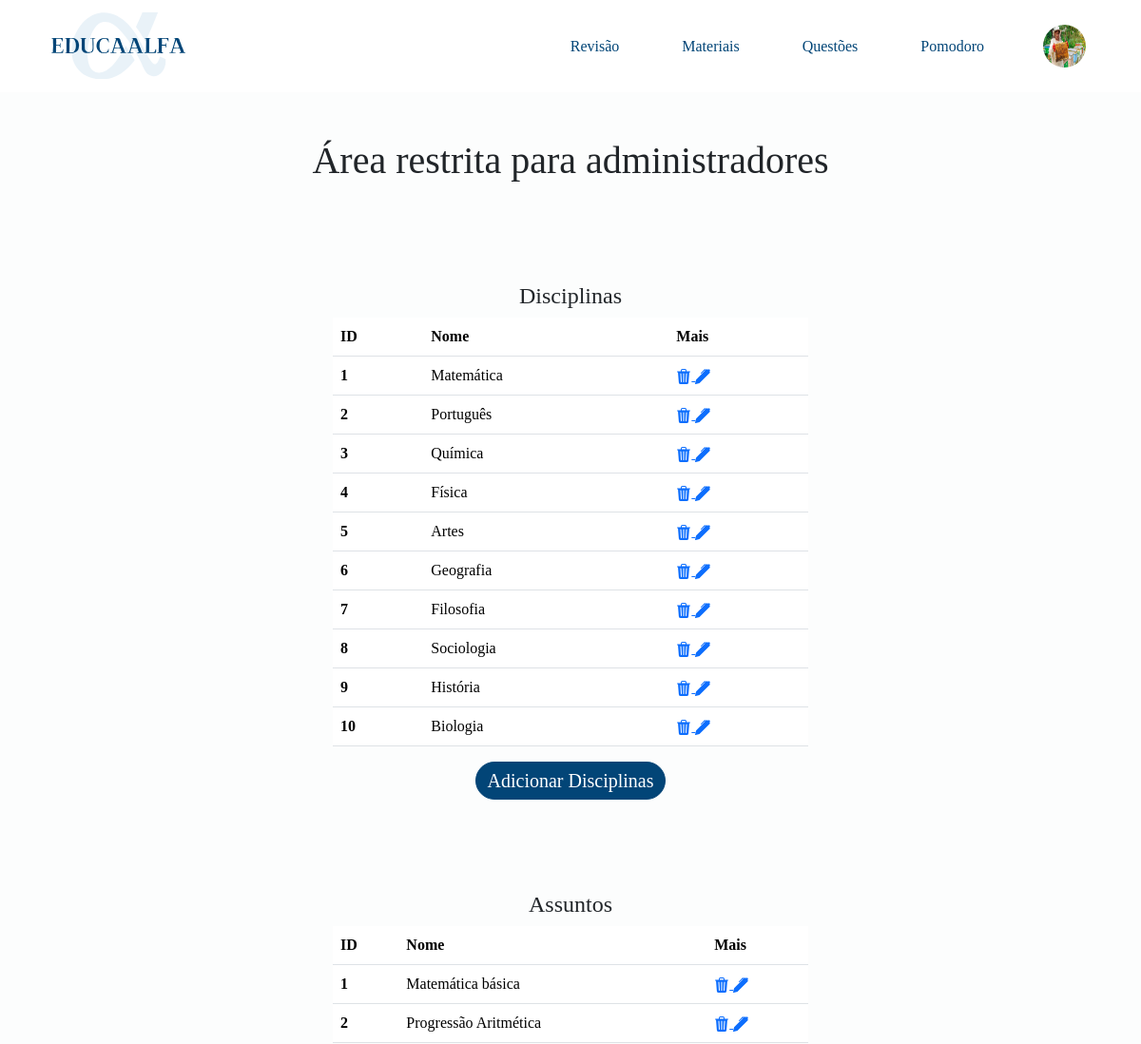
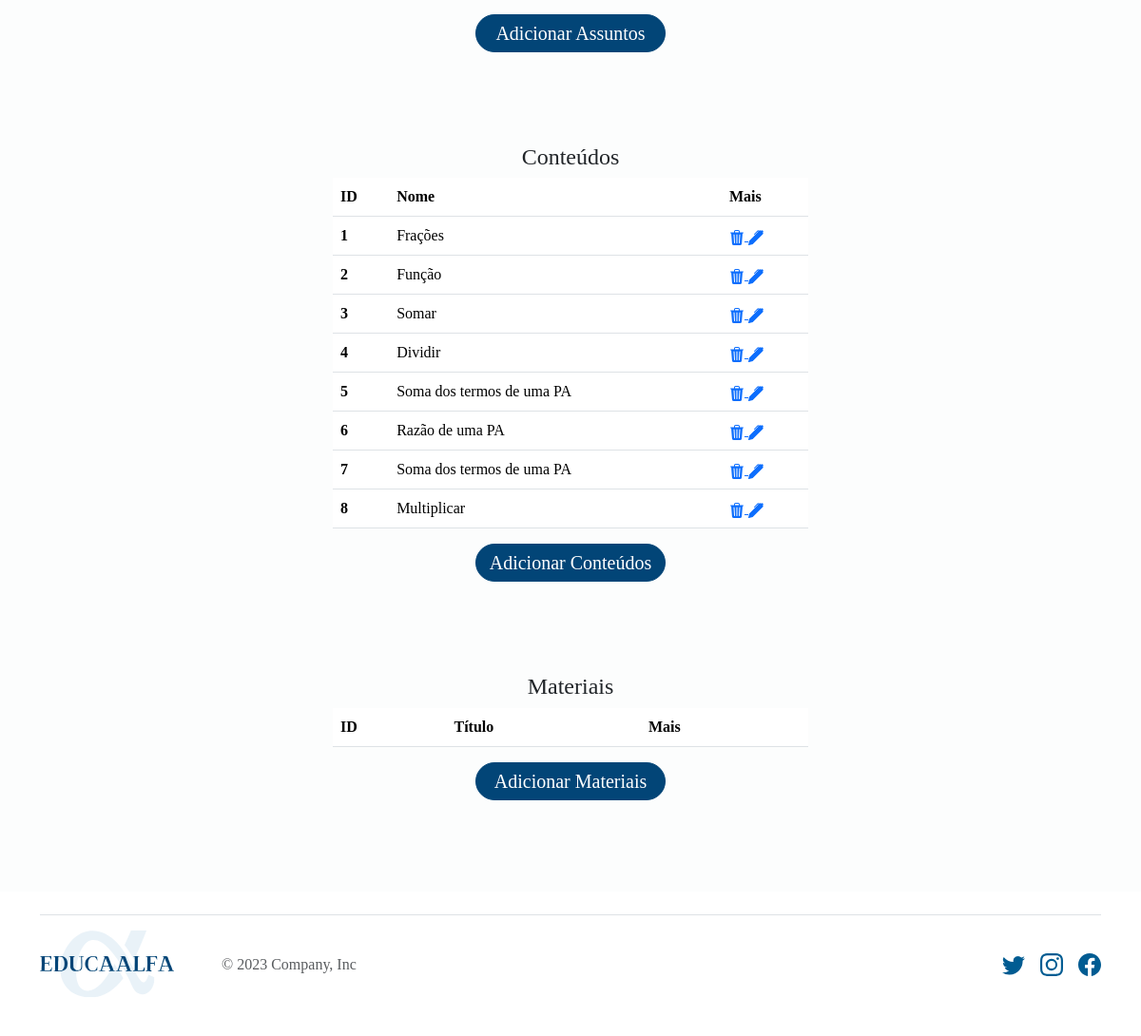
/arearestrita (signed in), run on the app's committed database (2 pictures, top to bottom).
### core/models.py (models this page shows)
class Profile(models.Model):
    user = models.OneToOneField(User, on_delete=models.CASCADE)
    email = models.EmailField()
    telefone = models.CharField(max_length=11)
    endereco = models.CharField(max_length=200)
    image = models.ImageField(default='perfil/img/personcircle.png', upload_to='perfil/img')

### materiais/models.py (models this page shows, shortened)
class Disciplina(models.Model):
    nome = models.CharField(max_length=100, default="")
    imagem = models.FileField(upload_to='materiais/img/')

class Assunto(models.Model):
    disciplina = models.ForeignKey(Disciplina, on_delete=models.CASCADE)
    nome = models.CharField(max_length=150, default="")

class Conteudo(models.Model):
    disciplina = models.ForeignKey(Disciplina, on_delete=models.CASCADE)
    assunto = models.ForeignKey(Assunto, on_delete=models.CASCADE)
    nome = models.CharField(max_length=250)

### core/views/home.py (the view)
# urls.py: path('arearestrita',arearestrita, name='arearestrita'),
@user_passes_test(superuser)
def arearestrita(request):
    disciplinas = Disciplina.objects.all()
    assuntos = Assunto.objects.all()
    conteudos = Conteudo.objects.all()
    materiais = Materiais.objects.all()
    context = {
        'disciplinas': disciplinas,
        'assuntos': assuntos,
        'conteudos': conteudos,
        'materiais': materiais,
    }
    return render(request, 'core/pages/arearestrita.html', context)

### core/views/auth.py (called while the page is built)
def superuser(user):
    return user.is_superuser

### core/templates/core/pages/arearestrita.html (shortened to what this page needs)
{% extends 'base.html' %}
{% load static %}
{% block head%}
<link rel="stylesheet" href="{% static 'materiais\css\style.css' %}">
{% endblock %}
{% block content %}
<div class="m-auto">
    <h1 class="d-flex justify-content-center p-5">Área restrita para administradores</h1>
    <br><br>
    <div class="m-auto" style="max-width: 500px;">
        <h4 class="d-flex justify-content-center">Disciplinas</h4>
        <table class="table table-hover">
            <thead>
                <tr>
                    <th scope="col">ID</th>
                    <th scope="col">Nome</th>
                    <th scope="col">Mais</th>
                </tr>
            </thead>
            <tbody>
                {% for disciplina in disciplinas %}
                <tr>
                    <th scope="row">{{ disciplina.id }}</th>
                    <td>{{ disciplina.nome }}</td>
                    <td>
                        <a href="{% url 'disciplina_remover' id=disciplina.id %}">
                        </a>
                        <a href="{% url 'disciplina_editar' id=disciplina.id %}">
                        </a>
                    </td>
                </tr>
                {% endfor %}
            </tbody>
        </table>
        <div class="bmateriais">
        <a  href="{% url 'disciplina_criar' %}">Adicionar Disciplinas</a>
            </div>
        <br><br> <br><br>
        <h4 class="d-flex justify-content-center">Assuntos</h4>
        <table class="table table-hover">
            <thead>
                <tr>
                    <th scope="col">ID</th>
                    <th scope="col">Nome</th>
                    <th scope="col">Mais</th>
                </tr>
            </thead>
            <tbody>
                {% for assunto in assuntos %}
                <tr>
                    <th scope="row">{{ assunto.id }}</th>
                    <td>{{ assunto.nome }}</td>
                    <td>
                        <a href="{% url 'assunto_remover' id=assunto.id %}">
                        </a>
                        <a href="{% url 'assunto_editar' id=assunto.id %}">
                        </a>
                    </td>
                </tr>
                {% endfor %}
            </tbody>
        </table>
        <div class="bmateriais">
        <a  href="{% url 'assunto_criar' %}">Adicionar Assuntos</a>
            </div>
        <br><br> <br><br>
        <h4 class="d-flex justify-content-center">Conteúdos</h4>
        <table class="table table-hover">
            <thead>
                <tr>
                    <th scope="col">ID</th>
                    <th scope="col">Nome</th>
                    <th scope="col">Mais</th>
                </tr>
            </thead>
            <tbody>
                {% for conteudo in conteudos %}
                <tr>
                    <th scope="row">{{ conteudo.id }}</th>
                    <td>{{ conteudo.nome }}</td>
                    <td>
                        <a href="{% url 'conteudo_remover' id=conteudo.id %}">
                        </a>
                        <a href="{% url 'conteudo_editar' id=conteudo.id %}">
                        </a>
                    </td>
                </tr>
                {% endfor %}
            </tbody>
        </table>
        <div class="bmateriais">
        <a  href="{% url 'conteudo_criar' %}">Adicionar Conteúdos</a>
            </div>
        <br><br> <br><br>
        <h4 class="d-flex justify-content-center">Materiais</h4>
        <table class="table table-hover">
            <thead>
                <tr>
                    <th scope="col">ID</th>
                    <th scope="col">Título</th>
                    <th scope="col">Mais</th>
                </tr>
            </thead>
        </table>
        <div class="bmateriais">
        <a  href="{% url 'materiais_criar' %}">Adicionar Materiais</a>
            </div>
            <br><br> <br><br>
{% endblock %}

### templates/base.html (shortened to what this page needs)
{% load static %}
<!DOCTYPE html>
<html lang="pt-br">
<head>
  <link href="https://cdn.jsdelivr.net/npm/bootstrap@5.3.2/dist/css/bootstrap.min.css" rel="stylesheet"
>
  {% block head%} {% endblock %}
  <link rel="stylesheet" href="{% static 'css/style.css' %}">
</head>
<body>
  <header class="container">
    <nav class="navbar navbar-expand-lg">
      <div class="container-fluid">
        <a class="navbar-brand" href="{% url 'index' %}"><img class="logo" src="{% static 'img\LogoOficial.svg'  %}"
            alt=""></a>
        <div class="d-flex justify-content-end align-items-center">
          <div class="  collapse navbar-collapse basenav nav " id="navbarSupportedContent">
            <ul class="navbar-nav navul justify-content-end">
              <li class="nav-item navli">
                <a class="nav-link" href="{% url 'indexrevisao' %}">Revisão</a>
              </li>
              <li class="nav-item navli">
                <a class="nav-link" href="{% url 'lista_disciplinas' %}">Materiais</a>
              </li>
              <li class="nav-item navli">
                <a class="nav-link" href="{% url 'indexquestoes' %}">Questões</a>
              </li>
              <li class="nav-item navli">
                <a class="nav-link" href="{% url 'indexpomodoro' %}">Pomodoro</a>
              </li>
            </ul>
          </div>
          {% if user.is_authenticated %}
          <div class="m-1">
            <a href="{% url 'dashboard' %}">
              <img class="imguser" src="{{ user.profile.image.url }}" alt="Foto do Usuário">
            </a>
          </div>
          {% else %}
          <div class="entrar m-1">
            <a href="{% url 'dashboard' %}">Entrar</a>
          </div>
          {% endif %}
        </div>
      </div>
    </nav>
  </header>
  <main>
    <div class=" container">
      {% block content %}
      {% endblock %}
    </div>
  </main>
  <div class="container">
    <footer class="d-flex flex-wrap justify-content-between align-items-center py-3 my-4 border-top">
      <div class="col-md-4 d-flex align-items-center">
        <img class="logo-footer" src="{% static 'img\LogoOficial.svg'  %}" alt="">
        <span class="text-muted">© 2023 Company, Inc</span>
      </div>
      <ul class="nav col-md-4 justify-content-end list-unstyled d-flex">
        <li class="ms-3"><a class="text-muted" href="#"><svg class="bi" width="24" height="24">
              <use xlink:href="#twitter"></use>
            </svg></a></li>
        <li class="ms-3"><a class="text-muted" href="#"><svg class="bi" width="24" height="24">
              <use xlink:href="#instagram"></use>
            </svg></a></li>
        <li class="ms-3"><a class="text-muted" href="#"><svg class="bi" width="24" height="24">
              <use xlink:href="#facebook"></use>
            </svg></a></li>
      </ul>
    </footer>
  </div>
</body>
</body>
</html>

### materiais/static/materiais/css/style.css (style rules this page uses)
.bmateriais { border: 1px solid #024577; background-color: #024577; width: 200px; height: 40px; border-radius: 40px; display: flex; align-items: center; margin: auto; }
.bmateriais a { text-decoration: none; color: #fff; font-size: 20px; display: flex; justify-content: center; margin: auto; }

### static/css/style.css (style rules this page uses)
:root { --cor-1: #001B48; --cor-2: #024577; --cor-3: #015C92; --cor-4: #2d82B5; --cor-5: #018ABE; --cor-6: #97C4D8; --cor-7: #88CDF6; --cor-8: #B6E6FF; --cor-9: #D6E8EE; --cor-10: #ECEFF1; }
* { font-family: 'Merriweather'; }
main { background-color: #FCFDFD; }
nav { width: 100%; }
.basenav .navli { margin-right: 50px; }
.basenav a { text-decoration: none; color: #024577; }
.logo { max-height: 140px; }
.basenav { display: flex; align-items: center; }
.logo-footer { margin-right: 50px; }
.text-muted { fill: #015C92; }
.imguser { width: 45px !important; height: 45px !important; border-radius: 45px ; }

### data on the page
Disciplina: id "1", nome "Matemática"
Disciplina: id "2", nome "Português"
Disciplina: id "3", nome "Química"
Disciplina: id "4", nome "Física"
Disciplina: id "5", nome "Artes"
Disciplina: id "6", nome "Geografia"
Disciplina: id "7", nome "Filosofia"
Disciplina: id "8", nome "Sociologia"
Disciplina: id "9", nome "História"
Disciplina: id "10", nome "Biologia"
Assunto: id "1", nome "Matemática básica"
Assunto: id "2", nome "Progressão Aritmética"
Conteudo: id "1", nome "Frações"
Conteudo: id "2", nome "Função"
Conteudo: id "3", nome "Somar"
Conteudo: id "4", nome "Dividir"
Conteudo: id "5", nome "Soma dos termos de uma PA"
Conteudo: id "6", nome "Razão de uma PA"
Conteudo: id "7", nome "Soma dos termos de uma PA"
Conteudo: id "8", nome "Multiplicar"
